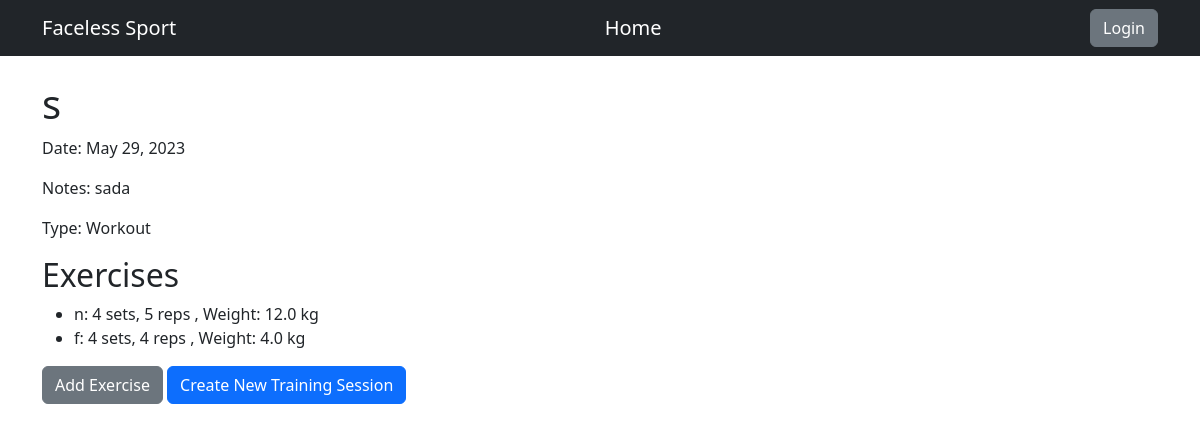
Screenshot of /training-session/3/ with the database file from the repository.
### activities/models.py (models this page shows, shortened)
class TrainingSession(models.Model):
    SESSION_TYPES = (
        ('run', 'Run'),
        ('gym', 'Gym'),
        ('workout', 'Workout'),
    )
    user = models.ForeignKey(User, on_delete=models.CASCADE)
    title = models.CharField(max_length=255)
    date = models.DateField()
    notes = models.TextField(blank=True, null=True)
    session_type = models.CharField(max_length=10, choices=SESSION_TYPES)

class TrainingExercise(models.Model):
    session = models.ForeignKey(TrainingSession, on_delete=models.CASCADE)
    exercise_name = models.CharField(max_length=150)
    sets = models.PositiveSmallIntegerField()
    reps = models.PositiveSmallIntegerField()
    weight = models.FloatField(blank=True, null=True)
    additional_weight = models.FloatField(blank=True, null=True)

### activities/views.py (the view)
# urls.py: path('training-session/<int:pk>/', TrainingSessionDetailView.as_view(), name='session_detail'),
class TrainingSessionDetailView(DetailView):
    model = TrainingSession
    template_name = 'session_detail.html'
    context_object_name = 'session'
    def get_context_data(self, **kwargs):
        context = super().get_context_data(**kwargs)
        session = self.get_object()
        if session.session_type == 'run':
            context['run'] = Run.objects.get(session=session)
        else:
            context['exercises'] = TrainingExercise.objects.filter(session=session)
        return context

### activities/templates/session_detail.html (shortened to what this page needs)
{% extends "base.html" %}
{% block content %}
<h1>{{ session.title }}</h1>
<p>Date: {{ session.date }}</p>
<p>Notes: {{ session.notes }}</p>
<p>Type: {{ session.get_session_type_display }}</p>
{% if session.session_type == 'run' %}
    <h2>Run Details</h2>
    <p>Distance: {{ run.distance_meters }} meters</p>
    <p>Duration: {{ run.duration_minutes }} minutes</p>
    <p>Average Speed: {{ run.average_speed }} km/h</p>
{% else %}
    <h2>Exercises</h2>
    <ul>
        {% for exercise in exercises %}
            <li>
                {{ exercise.exercise_name }}: {{ exercise.sets }} sets, {{ exercise.reps }} reps
                {% if exercise.weight %}
                    , Weight: {{ exercise.weight }} kg
                {% endif %}
            </li>
        {% endfor %}
    </ul>
    <a href="{% url 'exercise_create' session.id %}" class="btn btn-secondary">Add Exercise</a>
{% endif %}
<a href="{% url 'training_session_create' %}" class="btn btn-primary">Create New Training Session</a>
{% endblock %}

### rows the page displays
TrainingSession: title "s", date "May 29, 2023", notes "sada", session_type "Workout"
TrainingExercise: exercise_name "n", sets "4", reps "5", weight "12.0"
TrainingExercise: exercise_name "f", sets "4", reps "4", weight "4.0"
